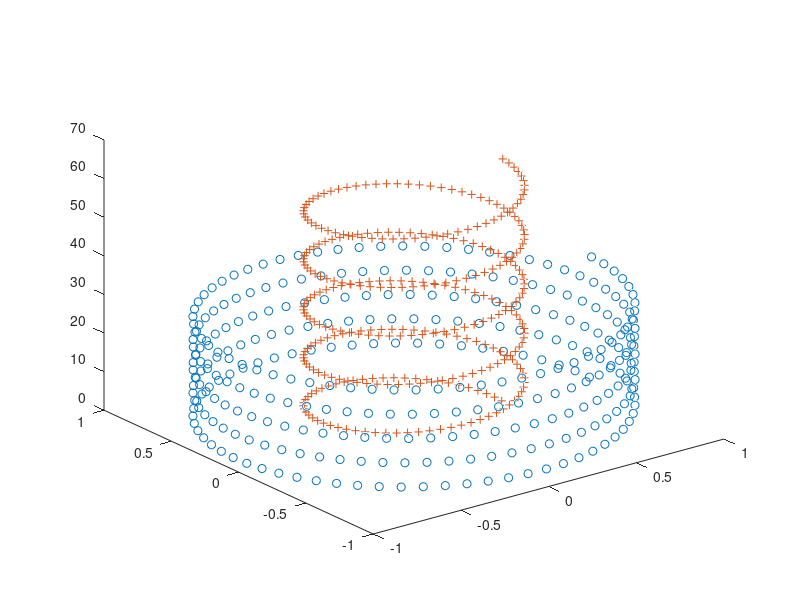

This figure's MATLAB source:
% Define parameters and range 
t=0:0.1:10*pi;
% line 
r1=1;
h1=1;
x1=r1*cos(t);
y1=r1*sin(t);
z1=h1*t;
% line 2 
r2= 0.5 ;
h2=2;
x2=r2*cos(t);
y2=r2*sin(t);
z2=h2*t;
% plotting multiple lines 
plot3(x1,y1,z1,'o',x2,y2,z2,'+') ;
